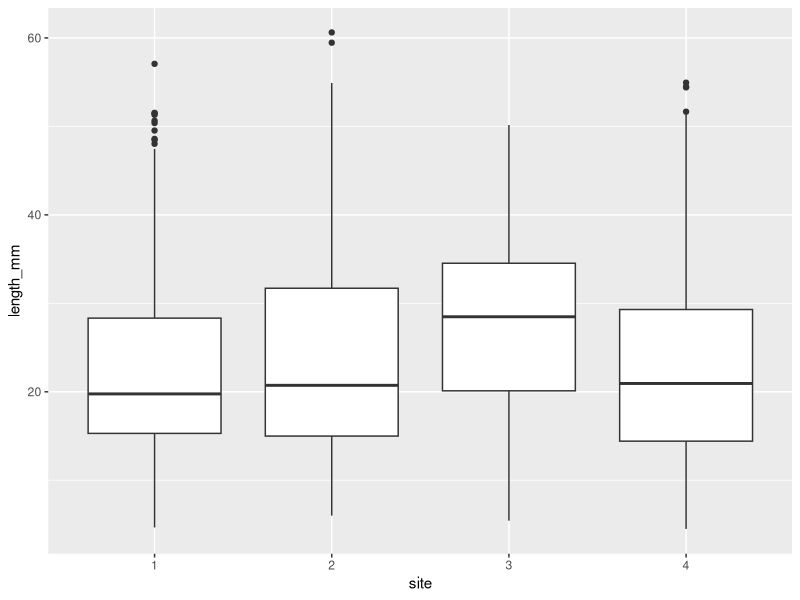
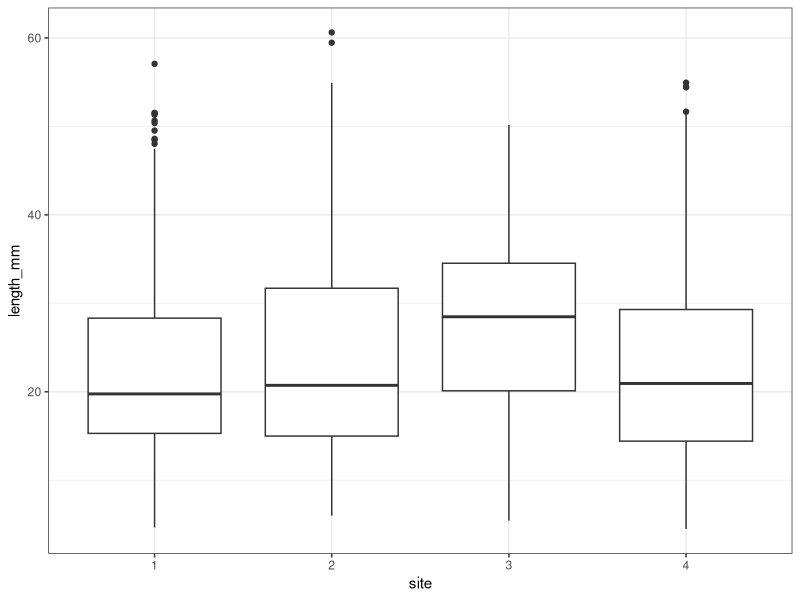
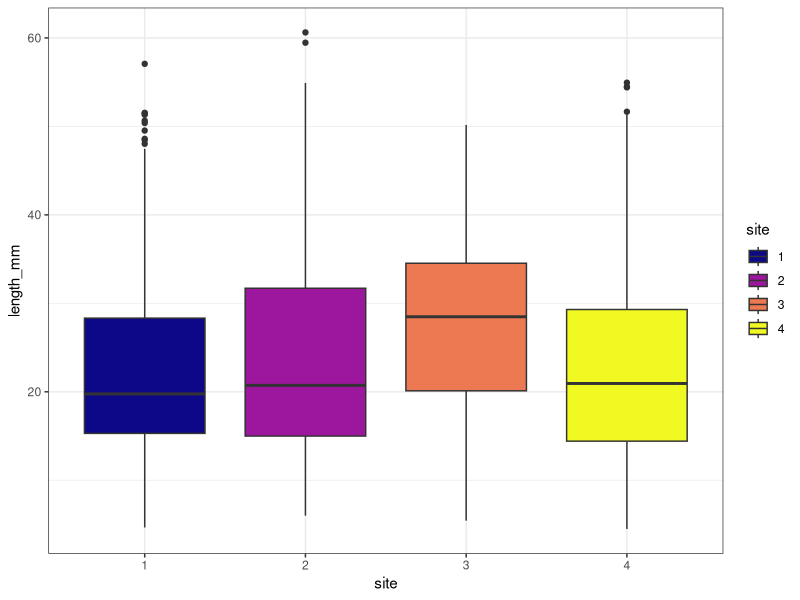
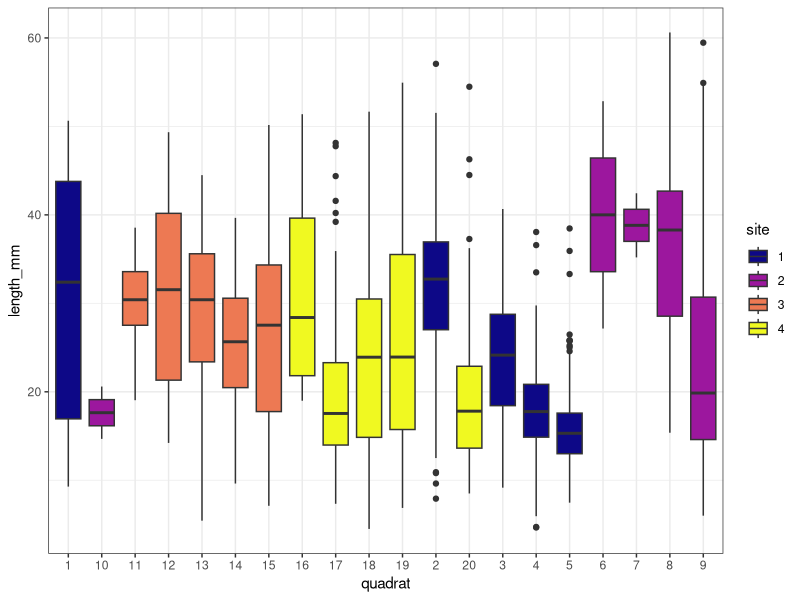
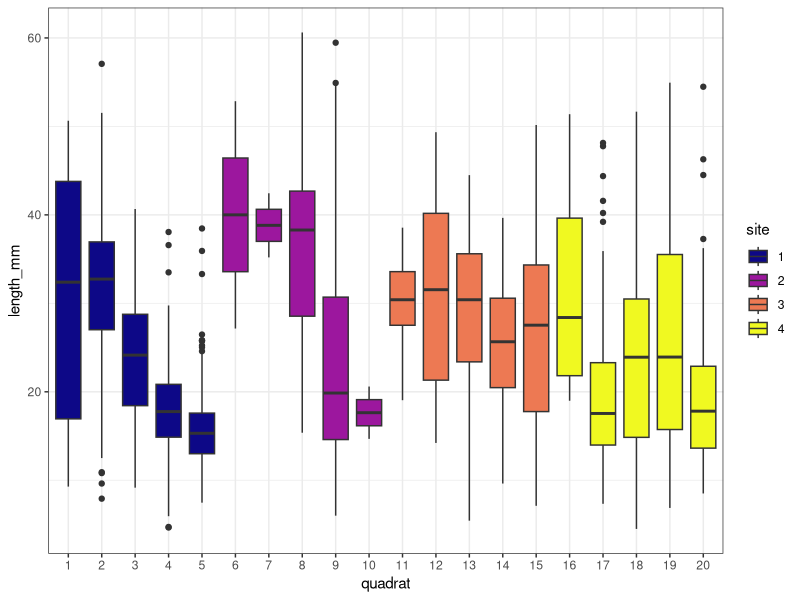
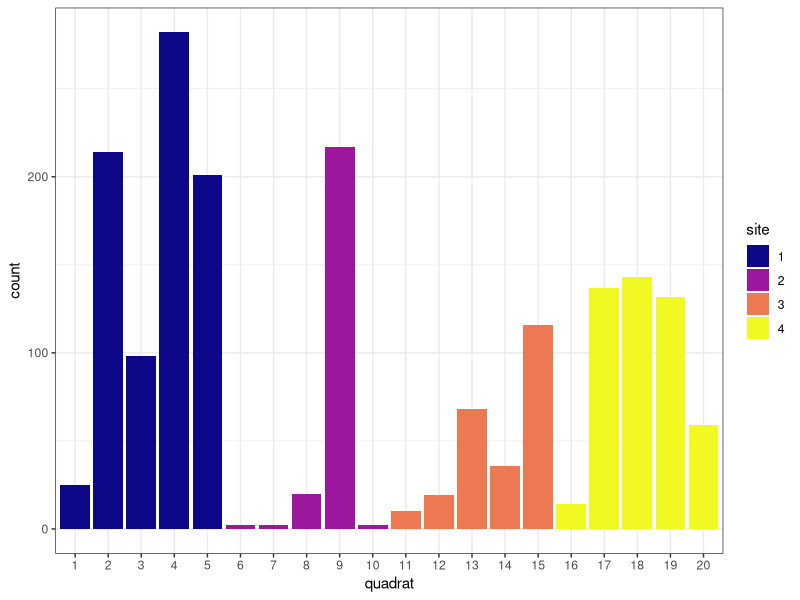
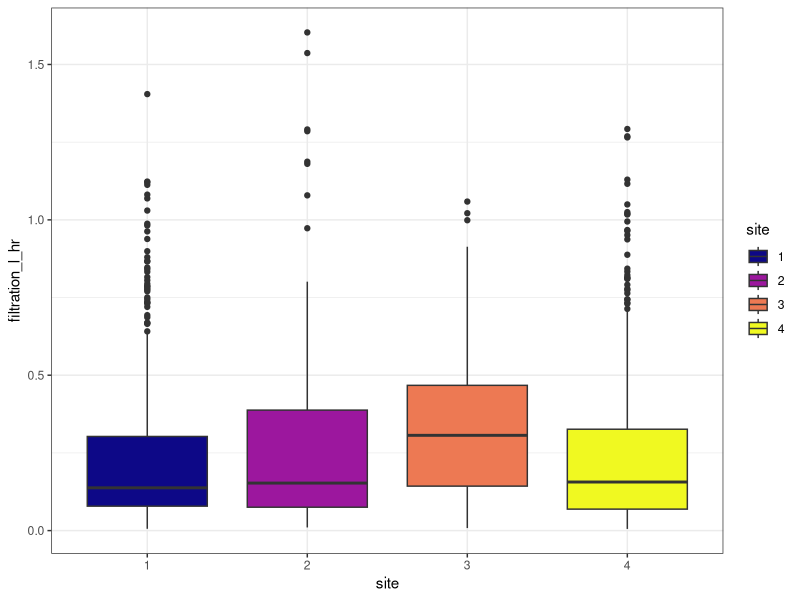

Here is the R script that generated these plots, in order: (Note: this script raises an error after producing the figures.)
#++++++++++++++++++++++++++++++++++++++++++++++++++++++++++++++++++++++++++++++++++
#                                                                                ##
# R INTRODUCTION                                                                 ##
# Data source: Kasitsna Bay Lab - NCCOS - NOAA                                   ##
# R code prepared by NAME                                                        ##
# Last updated 2024-07-18                                                        ##
#                                                                                ##
#++++++++++++++++++++++++++++++++++++++++++++++++++++++++++++++++++++++++++++++++++

# SUMMARY:
# Here is a narrative summary of the script.

# Required Files (check that script is loading latest version):
# mussel_data.csv
# tidalbands_shore_information_translatedPolygon.shp
# Jakolof_Bay_poly.kml

# Associated Scripts:
# FILE.R

# +++++++++++++++++++++++++++++++++++++++++++++++++++++++++++++++++++++++++++++++++
# TABLE OF CONTENTS                                                            ####
#                                                                                 +
# RECENT CHANGES TO SCRIPT                                                        +
# LOAD PACKAGES                                                                   +
# READ IN AND PREPARE DATA                                                        +
# MANIPULATE DATA                                                                 +
#                                                                                 +
#++++++++++++++++++++++++++++++++++++++++++++++++++++++++++++++++++++++++++++++++++

#++++++++++++++++++++++++++++++++++++++++++++++++++++++++++++++++++++++++++++++++++
# RECENT CHANGES TO SCRIPT                                                     ####
#++++++++++++++++++++++++++++++++++++++++++++++++++++++++++++++++++++++++++++++++++
 
# 2024/07/17 Script created

#++++++++++++++++++++++++++++++++++++++++++++++++++++++++++++++++++++++++++++++++++
# LOAD PACKAGES & PREPARE WORKSPACE                                            ####
#++++++++++++++++++++++++++++++++++++++++++++++++++++++++++++++++++++++++++++++++++

# clear any existing data in the environment
rm(list = ls())

library(tidyverse) # tidyverse is a collection of packages for data manipulation
library(viridis) # viridis is a color-blind friendly palette for graphs

#++++++++++++++++++++++++++++++++++++++++++++++++++++++++++++++++++++++++++++++++++
# READ IN AND PREPARE DATA                                                     ####
#++++++++++++++++++++++++++++++++++++++++++++++++++++++++++++++++++++++++++++++++++

# command to read in data to R
mussel_data <- read_csv("WorkshopData/mussel_data.csv", 
                        col_types = cols(polygon_ID = col_character(), 
                                         quadrat = col_character(), 
                                         site = col_character())) 
# look at summary of data structure
str(mussel_data)

#++++++++++++++++++++++++++++++++++++++++++++++++++++++++++++++++++++++++++++++++++
# EXPLORATORY SUMMARY FIGURES                                                  ####
#++++++++++++++++++++++++++++++++++++++++++++++++++++++++++++++++++++++++++++++++++

# the simplest ggplot boxplot
ggplot(mussel_data, aes(x = site, 
                        y = length_mm)) +
  geom_boxplot()

# adding themes
ggplot(mussel_data, aes(x = site, 
                        y = length_mm)) +
  geom_boxplot() +
  theme_bw()

# adding color
ggplot(mussel_data, aes(x = site, 
                        y = length_mm,
                        fill = site)) +
  geom_boxplot() +
  theme_bw() +
  scale_fill_viridis(discrete = TRUE,
                     option = "C") 

# separate by site and quadrat
ggplot(mussel_data, aes(x = quadrat, 
                        y = length_mm,
                        fill = site)) +
  geom_boxplot() +
  theme_bw() +
  scale_fill_viridis(discrete = TRUE,
                     option = "C") 

# reorder quadrat factor
mussel_data <- mussel_data %>%
  mutate(quadrat = factor(quadrat, levels = c("1", "2", "3", "4", "5",
                                              "6", "7", "8", "9", "10",
                                              "11", "12", "13", "14", "15",
                                              "16", "17", "18", "19", "20")))

# site and quadrat with proper ordering
ggplot(mussel_data, aes(x = quadrat, 
                        y = length_mm,
                        fill = site)) +
  geom_boxplot() +
  theme_bw() +
  scale_fill_viridis(discrete = TRUE,
                     option = "C")

# total number of mussels per quadrat
ggplot(mussel_data, aes(x = quadrat,
                        fill = site)) +
  stat_count() +
  theme_bw() +
  scale_fill_viridis(discrete = TRUE,
                     option = "C")


#++++++++++++++++++++++++++++++++++++++++++++++++++++++++++++++++++++++++++++++++++
# DATA MANIPULATION & VISUALIZATION                                            ####
#++++++++++++++++++++++++++++++++++++++++++++++++++++++++++++++++++++++++++++++++++

# How much water can mussels filter per hour calculated from their length?

# equation: Rc = 0.0002L^2.19 from Jones et al. 1992

mussel_data <- mussel_data %>%
  mutate(filtration_l_hr = 0.0002 * length_mm^2.19)

# how many liters per hour do the measured mussels filter combined?
sum(mussel_data$filtration_l_hr)

# liters filtered per hour per site
ggplot(mussel_data, aes(x = site,
                        y = filtration_l_hr,
                        fill = site)) +
  geom_boxplot() +
  theme_bw() +
  scale_fill_viridis(discrete = TRUE,
                     option = "C")

#++++++++++++++++++++++++++++++++++++++++++++++++++++++++++++++++++++++++++++++++++
# SPATIAL ANALYSIS                                                             ####
#++++++++++++++++++++++++++++++++++++++++++++++++++++++++++++++++++++++++++++++++++

# terra package works with spatial data
library(terra)

# import the shoreline spatial data
tidelands <- terra::vect("~/git/kbay_filterfeeders/data/tidalbands_shore_information_translated/tidalbands_shore_information_translatedPolygon.shp")

# turn the spatial layer into a data.frame (spreadsheet) and summarize its contents
tidelands_df <- data.frame(values(tidelands))

# plot all the tidelands data by the 'subclass' (substrate type) factor
plot(tidelands, "subclass", col = viridis(nrow(tidelands),
                                    begin = 0,
                                    end = 1,
                                    option = "turbo"))

# import a bounding shape for Jakolof Bay
jako <- terra::vect("C:/Users/Ross.Whippo/Desktop/Jakolof_Bay_poly.kml")

# check if the coordinate reference system (crs) matches the tidelands data
crs(jako)

# extract the tidelands crs
newcrs <- crs(tidelands)

# reproject the Jakolof layer in the new crs
jako_new <- terra:: project(jako, newcrs)

# crop the tidelands layer to just Jakolof
tidelands_jako <- terra::crop(tidelands, jako_new)

# plot tidelands for Jakolof by 'subclass'
plot(tidelands_jako, "subclass", col = viridis(nrow(tidelands_jako),
                                    begin = 0,
                                    end = 1,
                                    option = "turbo"))

# add centroids of polygons
plot(centroids(tidelands_jako, 
               inside = TRUE), add = TRUE)

# extract lat long of centroids
habitat_centroids <- centroids(tidelands_jako, inside = TRUE)
habitat_centroids <- project(habitat_centroids, "+proj=longlat")
coords <- project(habitat_centroids, "+proj=longlat")
plot(coords)
latlong <- extract(habitat_centroids, coords)

points <- crds(centroids(tidelands_jako, inside = TRUE))
jako_df <- data.frame(tidelands_jako)
all_substrate <- data.frame(points, jako_df$subclass)

# calculate total area of the polygons in square meters
sum(terra::expanse(tidelands_jako, unit = "m")) 

#+++++++++++++++++++
# SLOPE CORRECTION #
#+++++++++++++++++++

# FUNCTIONS
rad2deg <- function(rad) {(rad * 180) / (pi)}
deg2rad <- function(deg) {(deg * pi) / (180)}

# tide measurements from https://tidesandcurrents.noaa.gov/datums.html?id=9455517
# highest tide: 7.05 m
# mean low: 0.514 m
# total height of polygons = 6.536

# calculate multiplier to find estimated area of slope plane
# 1/cos(slope) = Multiplier
# Multiplier * Footprint Area = estimated slope area

# averaging high_slope, highmediu0, lowmedium0, low_slope and calculating estimated areas
jako_df <- jako_df %>%
  mutate(temp = str_extract(high_slope, "[0-9]-[0-9]*")) %>%
  mutate(temp = replace_na(temp, "60")) %>%
  separate_wider_delim(temp, "-", names = c("low", "high"), too_few = "align_start") %>%
  mutate(high = replace_na(high, "60")) %>%
  mutate(across(c(high, low), as.numeric)) %>%
  rowwise() %>%
  mutate(high_slope_mean = mean(c(low, high))) %>% # high mean slope
  mutate(temp1 = str_extract(highmediu0, "[0-9]-[0-9]*")) %>%
  mutate(temp1 = replace_na(temp1, "60")) %>%
  separate_wider_delim(temp1, "-", names = c("low1", "high1"), too_few = "align_start") %>%
  mutate(high1 = replace_na(high1, "60")) %>%
  mutate(across(c(high1, low1), as.numeric)) %>%
  rowwise() %>%
  mutate(highmed_slope_mean = mean(c(low1, high1))) %>% # high-med mean slope
  mutate(temp2 = str_extract(lowmedium0, "[0-9]-[0-9]*")) %>%
  mutate(temp2 = replace_na(temp2, "60")) %>%
  separate_wider_delim(temp2, "-", names = c("low2", "high2"), too_few = "align_start") %>%
  mutate(high2 = replace_na(high2, "60")) %>%
  mutate(across(c(high2, low2), as.numeric)) %>%
  rowwise() %>%
  mutate(lowmed_slope_mean = mean(c(low2, high2))) %>% # low-med mean slope
  mutate(temp3 = str_extract(low_slope, "[0-9]-[0-9]*")) %>%
  mutate(temp3 = replace_na(temp3, "60")) %>%
  separate_wider_delim(temp3, "-", names = c("low3", "high3"), too_few = "align_start") %>%
  mutate(high3 = replace_na(high3, "60")) %>%
  mutate(across(c(high3, low3), as.numeric)) %>%
  rowwise() %>%
  mutate(low_slope_mean = mean(c(low3, high3))) %>% # low mean slope
  mutate(average_slope = (high_slope_mean +
                            highmed_slope_mean +
                            lowmed_slope_mean +
                            low_slope_mean)/4) %>% # grand mean slope
  mutate(multiplier = 1/cos(deg2rad(average_slope)))

# add multiplier as value to layer  
tidelands_jako[["multiplier"]] <- jako_df$multiplier

# extract raw polygon areas
jako_polygon_area <- expanse(tidelands_jako)  

# create data frame of corrected polygon areas
jako_areas <- data.frame(jako_df$key, jako_polygon_area, jako_df$multiplier) %>%
  mutate(corrected_area = jako_polygon_area * jako_df.multiplier)

# write data as a csv
write_csv(jako_areas, "WorkshopData/jakolof_polygon_area.csv")

#+++++++++++++++++++++++++++++++++++++++++++
# JOIN SPATIAL DATA WITH MUSSEL FILTRATION #
#+++++++++++++++++++++++++++++++++++++++++++

# Determine mean tidal height for quads within substrates, mean mussel size, 
# mussel count, and filtration rates
mussel_height_summary <- mussel_data %>%
  group_by(substrate, position_percent) %>%
  summarise(across(c(tidal_height_ft,
                     length_mm,
                     filtration_l_hr), mean)) 

mussel_counts <- mussel_data %>%
        group_by(site, substrate, position_percent) %>%
        count() %>%
        ungroup() %>%
        group_by(substrate, position_percent) %>%
        mutate(mean_count = mean(n)) %>%
        ungroup() %>%
        select(substrate, position_percent, mean_count) %>%
        distinct()

mussel_height_summary <- mussel_height_summary %>%
  left_join(mussel_counts, by = c("substrate",
                                  "position_percent")) %>%
  mutate(mean_filtration = filtration_l_hr * mean_count)

# plot mean filtration by position
ggplot(mussel_height_summary, aes(x = tidal_height_ft,
                                  y = mean_filtration,
                                  fill = substrate)) +
  geom_col(position = "dodge",
           width = 0.5) +
  theme_bw() +
  scale_fill_viridis(discrete = TRUE,
                     option = "E")
  


####
#<<<<<<<<<<<<<<<<<<<<<<<<<<END OF SCRIPT>>>>>>>>>>>>>>>>>>>>>>>>#

# SCRATCH PAD ####
